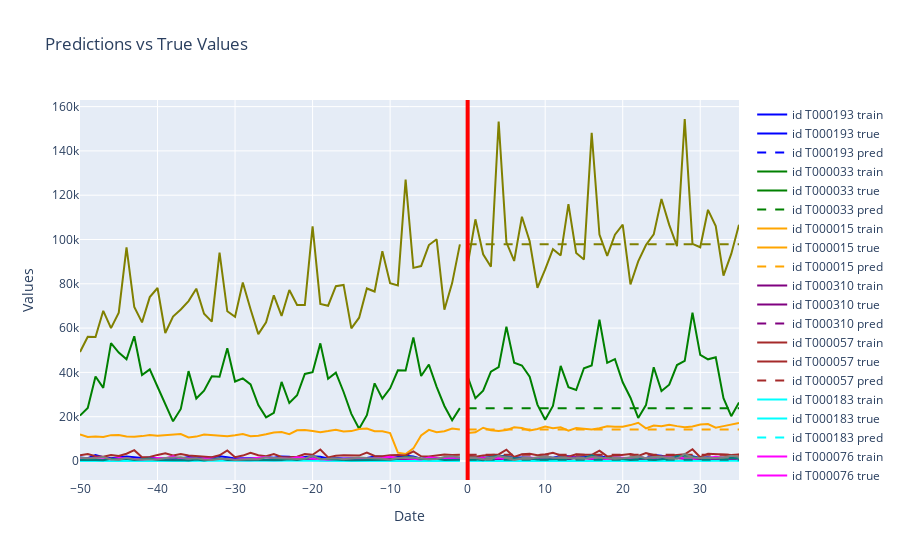

Notebook code for this chart:
### Markdown cell above
__Naive__

### Code cell
analyze_predictions(train_df, test_targets, current_pred_naive, last_points=50)
